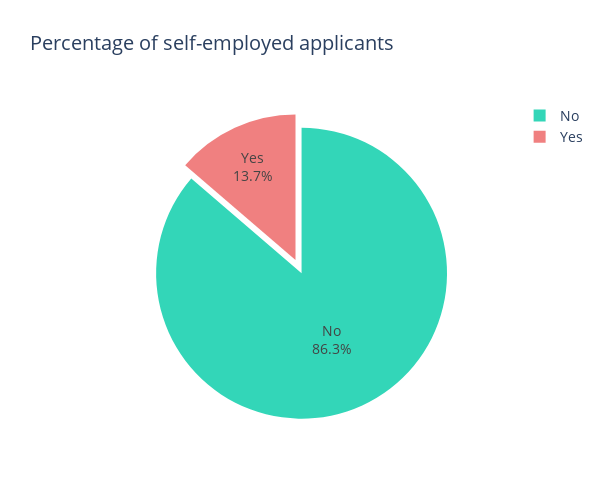

Notebook cell for this chart:
### Code cell
fig = px.pie(self_emp_df, values=self_emp_df['Application_Status'], names= self_emp_df.index,
             height=500, width=600,
             title='Percentage of self-employed applicants',color_discrete_sequence = ['#33d6b8','lightcoral'])
fig.update_traces(hovertemplate=None, textposition='inside',pull=[0.1, 0],
                  textinfo='percent+label', rotation=0)
fig.update_layout(font=dict(size=14))#showlegend=False,
fig.show()

### Figure 1 — Plotly figure (JSON) as saved in the notebook; plotly's stock layout.template omitted (floating-point values rounded to 4 significant figures)
{"data": [{"domain": {"x": [0, 1], "y": [0, 1]}, "labels": ["No", "Yes"], "legendgroup": "", "name": "", "pull": [0.1, 0], "rotation": 0, "showlegend": true, "textinfo": "percent+label", "textposition": "inside", "type": "pie", "values": [441, 70]}], "layout": {"font": {"size": 14}, "height": 500, "legend": {"tracegroupgap": 0}, "piecolorway": ["#33d6b8", "lightcoral"], "title": {"text": "Percentage of self-employed applicants"}, "width": 600}}
